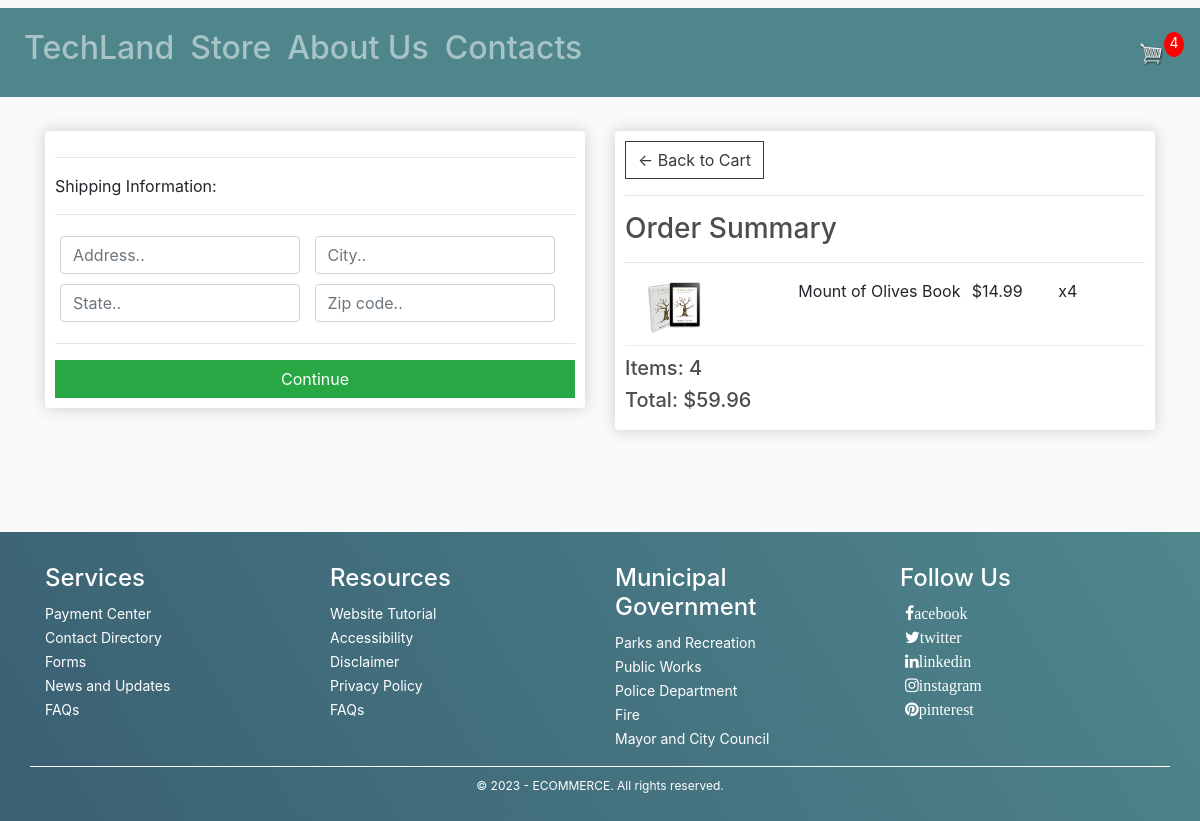
Screenshot of /checkout/ (signed in) with the database file from the repository.
### store/models.py (models this page shows, shortened)
class OrderItem(models.Model):
    product = models.ForeignKey(Product, on_delete=models.SET_NULL, null=True)
    order = models.ForeignKey(Order, on_delete=models.SET_NULL, null=True)
    quantity = models.IntegerField(default=0, null=True, blank=True)
    date_added = models.DateTimeField(auto_now_add=True)
    @property
    def get_total(self):
        total = self.product.price * self.quantity
        return total

class Product(models.Model):
    name = models.CharField(max_length=200)
    price = models.DecimalField(max_digits=7, decimal_places=2)
    description = models.TextField(null=True, blank=True)
    digital = models.BooleanField(default=False, null=True, blank=True)
    image = models.ImageField(null=True, blank=True)
    count = models.IntegerField(default=0)
    @property
    def imageURL(self):
        try:
            url = self.image.url
        except:
            url = ''
        return url

class Order(models.Model):
    customer = models.ForeignKey(Customer, on_delete=models.SET_NULL, null=True, blank=True)
    date_ordered = models.DateTimeField(auto_now_add=True)
    complete = models.BooleanField(default=False)
    transaction_id = models.CharField(max_length=100, null=True)
    @property
    def shipping(self):
        shipping = False
        orderitems = self.orderitem_set.all()
        for i in orderitems:
            if i.product.digital == False:
                shipping = True
        return shipping
    @property
    def get_cart_total(self):
        orderitems = self.orderitem_set.all()
        total = sum([item.get_total for item in orderitems])
        return total
    @property
    def get_cart_items(self):
        orderitems = self.orderitem_set.all()
        total = sum([item.quantity for item in orderitems])
        return total

### store/views.py (the view)
# urls.py: path('checkout/', views.checkout, name="checkout"),
@csrf_exempt
def checkout(request):
    data = cartData(request)
    cartItems = data['cartItems']
    order = data['order']
    items = data['items']
    context = {'items':items, 'order':order, 'cartItems':cartItems}
    return render(request, 'store/checkout.html', context)

### store/utils.py (called while the page is built)
def cartData(request):
	if request.user.is_authenticated:
		customer = request.user.customer
		order, created = Order.objects.get_or_create(customer=customer, complete=False)
		items = order.orderitem_set.all()
		cartItems = order.get_cart_items
	else:
		cookieData = cookieCart(request)
		cartItems = cookieData['cartItems']
		order = cookieData['order']
		items = cookieData['items']
	return {'cartItems':cartItems ,'order':order, 'items':items}

### store/templates/store/checkout.html (shortened to what this page needs)
{% extends 'store/main.html' %}
{% load static %}
{% block content %}
     <div class="row">
		<div class="col-lg-6">
			<div class="box-element" id="form-wrapper">
				<form id="form">
					<div id="shipping-info">
						<hr>
						<p>Shipping Information:</p>
						<hr>
						<div class="form-field">
							<input class="form-control" type="text" name="address" placeholder="Address..">
						</div>
						<div class="form-field">
							<input class="form-control" type="text" name="city" placeholder="City..">
						</div>
						<div class="form-field">
							<input class="form-control" type="text" name="state" placeholder="State..">
						</div>
						<div class="form-field">
							<input class="form-control" type="text" name="zipcode" placeholder="Zip code..">
						</div>
					</div>
					<hr>
					<input id="form-button" class="btn btn-success btn-block" type="submit" value="Continue">
				</form>
			</div>
			<br>
		</div>
		<div class="col-lg-6">
			<div class="box-element">
				<a  class="btn btn-outline-dark" href="{% url 'cart' %}">&#x2190; Back to Cart</a>
				<hr>
				<h3>Order Summary</h3>
				<hr>
				{% for item in items %}
				<div class="cart-row">
					<div style="flex:2"><img class="row-image" src="{{item.product.imageURL}}"></div>
					<div style="flex:2"><p>{{item.product.name}}</p></div>
					<div style="flex:1"><p>${{item.product.price|floatformat:2}}</p></div>
					<div style="flex:1"><p>x{{item.quantity}}</p></div>
				</div>
				{% endfor %}
				<h5>Items:   {{order.get_cart_items}}</h5>
				<h5>Total:   ${{order.get_cart_total|floatformat:2}}</h5>
			</div>
		</div>
	</div>
{% endblock content %}

### static/css/main.css (style rules this page uses)
body { background-color: hsl(0, 0%, 98%); }
h2, h3, h5, h6 { color: hsl(0, 0%, 30%); }
.box-element { box-shadow: hsl(0, 0%, 80%) 0 0 16px; background-color: #fff; border-radius: 4px; padding: 10px; }
.col-lg-4, .col-lg-6, .col-lg-8, .col-lg-12 { margin-top: 10px; }
.btn { border-radius: 0; }
.row-image { width: 100px; }
.form-field { width: 250px; display: inline-block; padding: 5px; }
.cart-row { display: flex; align-items: flex-stretch; padding-bottom: 10px; margin-bottom: 10px; border-bottom: 1px solid #ececec; }

### rows the page displays
OrderItem: product.imageURL (picture), product.name "Mount of Olives Book", product.price "14.99", quantity "4"
Order: get_cart_items "4", get_cart_total "59.96"

### other values shown
{{ cartItems }} "4"
